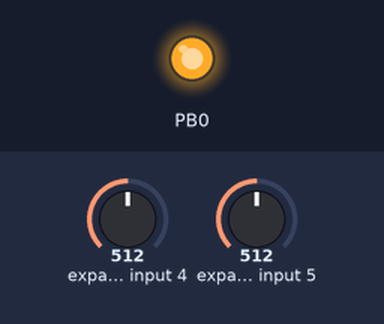
Recording of a program running on a simulated ATmega328P, built with avr-gcc and emulated at 16 MHz. Shown: output pins drawn as LEDs (lit = HIGH). Inputs (shaded band) come from the test bench; at power-on: expander input 4 = 512, expander input 5 = 512. Pins used as bus, display or sensor lines are not drawn.

Above: at 0.1 s.
Timing chart, 0 to 1.6 s (numbered marks = the images above):
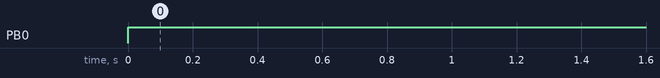

Measured:
- by itself, PB0: LOW → HIGH at 0.00 s

The program:

main.c
```c
/*
 * LAB 2.c
 *
 * Created: 18/07/2025 10:49:30
 * Author : Luis Sactic
 */


#define F_CPU 16000000UL
#include <avr/io.h>
#include <util/delay.h>
#include <stdlib.h>
#include <stdio.h>
#include "LCD/LCD.h"
#include "ADC/ADC.h"

void displayVoltage(uint16_t adc_value, uint8_t x, uint8_t y);

int main(void) {
	// 1. Configuración inicial
	DDRB |= (1 << PB0); // Backlight
	PORTB |= (1 << PB0); // Encender backlight

	// 2. Inicializar LCD y ADC
	LCD_Init();
	_delay_ms(100);
	LCD_Clear();
	ADC_Init();

	// 3. Mostrar valores iniciales
	LCD_SetCursor(0, 0);
	LCD_String("S1:    S1:     S2:");

	while(1) {
		// Leer y mostrar valores
		uint16_t val1 = ADC_Read(6);
		uint16_t val2 = ADC_Read(7);

		// Mostrar valores formateados
		displayVoltage(val1, 0, 1);
		displayVoltage(val2, 8, 1);

		_delay_ms(200);
	}
}

void displayVoltage(uint16_t adc_value, uint8_t x, uint8_t y) {
	char buffer[10];

	// Limpiar área de visualización primero
	LCD_SetCursor(x, y);
	LCD_String("    "); // 4 espacios para "X.XXV"

	// Verificar valor válido
	if(adc_value > 1023) {
		LCD_SetCursor(x, y);
		LCD_String("ERR");
		return;
	}

	// Convertir y formatear
	float voltage = (adc_value * 5.0) / 1023.0;
	dtostrf(voltage, 4, 2, buffer); // Formato: 4 caracteres, 2 decimales

	// Asegurar formato correcto
	if(voltage < 10.0) {
		buffer[4] = 'V';
		buffer[5] = '\0';
	}

	LCD_SetCursor(x, y);
	LCD_String(buffer);
}
```

ADC.c
```c
/*
 * ADC.c
 *
 * Created: 18/07/2025 10:56:17
 *  Author: Luis Sactic
 */

#include "ADC.h"
#include <avr/io.h>

void ADC_Init() {
	// Configurar ADC
	ADCSRA = (1 << ADEN) | (1 << ADPS2) | (1 << ADPS1) | (1 << ADPS0); // Enable ADC, prescaler 128
}

uint16_t ADC_Read(uint8_t channel) {
	// Seleccionar canal y referencia AVcc
	ADMUX = (1 << REFS0) | (channel & 0x07);

	// Iniciar conversión
	ADCSRA |= (1 << ADSC);

	// Esperar fin de conversión
	while(ADCSRA & (1 << ADSC));

	return ADC;
}
```

ADC.h
```c
/*
 * ADC.h
 *
 * Created: 18/07/2025 10:56:27
 *  Author: Luis Sactic
 */


#ifndef ADC_H_
#define ADC_H_

#include <avr/io.h>

void ADC_Init();
uint16_t ADC_Read(uint8_t channel);

#endif /* ADC_H_ */
```

ADC.c
```c
/*
 * ADC.c
 *
 * Created: 24/07/2025 22:09:31
 *  Author: Luis Sactic
 */

#include "ADC.h"

void ADC_Init(void) {
	ADCSRA = (1 << ADEN) | (1 << ADPS2) | (1 << ADPS1) | (1 << ADPS0);
	ADMUX = (1 << REFS0);
}

uint16_t ADC_Read(uint8_t channel) {
	uint32_t sum = 0;

	for(uint8_t i = 0; i < NUM_SAMPLES; i++) {
		ADMUX = (1 << REFS0) | (channel & 0x07);
		ADCSRA |= (1 << ADSC);
		while(ADCSRA & (1 << ADSC));
		sum += ADC;
		_delay_us(50);
	}

	return sum / NUM_SAMPLES;
}
```

ADC.h
```c
/*
 * ADC.h
 *
 * Created: 24/07/2025 22:09:17
 *  Author: Luis Sactic
 */


#ifndef ADC_H_
#define ADC_H_

#include <avr/io.h>
#include <util/delay.h>

#define NUM_SAMPLES 64

void ADC_Init(void);
uint16_t ADC_Read(uint8_t channel);

#endif /* ADC_H_ */
```

LCD.c
```c
/*
 * LCD.c
 *
 * Created: 18/07/2025 11:05:46
 *  Author: Luis Sactic
 */

#include "LCD.h"

void LCD_Init() {
	DDRD |= (1<<LCD_RS)|(1<<LCD_EN)|(1<<LCD_D4)|(1<<LCD_D5);
	_delay_ms(50);

	// Secuencia de inicialización para 8 bits
	LCD_Cmd(0x038);
	_delay_ms(100);
	LCD_Cmd(0x0C);
	_delay_us(100);
	LCD_Cmd(0x06);
	_delay_us(100);
	LCD_Clear();
	_delay_ms(5);

	/*
	// Secuencia de inicialización para 4 bits
	LCD_Cmd(0x02); // Modo 4 bits
	LCD_Cmd(0x28); // 2 líneas, 5x8 puntos
	LCD_Cmd(0x0C); // Display ON, cursor OFF
	LCD_Cmd(0x06); // Incremento automático
	LCD_Cmd(0x01); // Limpiar display
	_delay_ms(5);
	*/
}

void LCD_Cmd(uint8_t cmd) {
	PORTD = (PORTD & 0x03) | ((cmd & 0xFC) >> 2);
	PORTD &= ~(1<<LCD_RS);
	PORTD |= (1<<LCD_EN);
	_delay_us(1);
	PORTD &= ~(1<<LCD_EN);
	_delay_us(100);

	PORTD = (PORTD & 0x03) | ((cmd & 0xFC) << 2);
	PORTD |= (1<<LCD_EN);
	_delay_us(1);
	PORTD &= ~(1<<LCD_EN);
	_delay_ms(2);
}

void LCD_Data(uint8_t data) {
	PORTD = (PORTD & 0x03) | ((data & 0xFC) >> 2);
	PORTD |= (1<<LCD_RS);
	PORTD |= (1<<LCD_EN);
	_delay_us(1);
	PORTD &= ~(1<<LCD_EN);
	_delay_us(100);

	PORTD = (PORTD & 0x03) | ((data & 0xFC) << 2);
	PORTD |= (1<<LCD_EN);
	_delay_us(1);
	PORTD &= ~(1<<LCD_EN);
	_delay_ms(2);
}

void LCD_String(const char *str) {
	while(*str) {
		LCD_Data(*str++);
	}
}

void LCD_SetCursor(uint8_t x, uint8_t y) {
	uint8_t addr = (y == 0) ? 0x80 + x : 0xC0 + x;
	LCD_Cmd(addr);
}

void LCD_Clear() {
	LCD_Cmd(0x01);
	_delay_ms(5);
}
```

LCD.h
```c
/*
 * LCD.h
 *
 * Created: 18/07/2025 11:05:56
 *  Author: Luis Sactic
 */


#ifndef LCD_H_
#define LCD_H_

#include <avr/io.h>
#include <util/delay.h>

#define LCD_RS PD0
#define LCD_EN PD1
#define LCD_D0 PD2
#define LCD_D1 PD3
#define LCD_D2 PD4
#define LCD_D3 PD5
#define LCD_D4 PD6
#define LCD_D5 PD7

void LCD_Init();
void LCD_Cmd(uint8_t cmd);
void LCD_Data(uint8_t data);
void LCD_String(const char *str);
void LCD_SetCursor(uint8_t x, uint8_t y);
void LCD_Clear();

#endif /* LCD_H_ */
```
